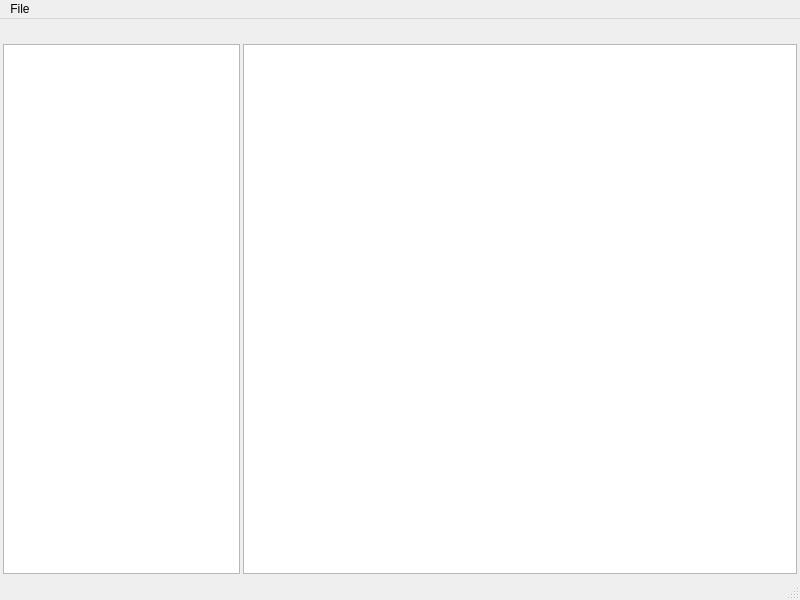
<?xml version="1.0" encoding="UTF-8"?>
<ui version="4.0">
 <class>MainWindow</class>
 <widget class="QMainWindow" name="MainWindow">
  <property name="geometry">
   <rect>
    <x>0</x>
    <y>0</y>
    <width>800</width>
    <height>600</height>
   </rect>
  </property>
  <property name="sizePolicy">
   <sizepolicy hsizetype="Maximum" vsizetype="Maximum">
    <horstretch>0</horstretch>
    <verstretch>0</verstretch>
   </sizepolicy>
  </property>
  <property name="minimumSize">
   <size>
    <width>800</width>
    <height>600</height>
   </size>
  </property>
  <property name="maximumSize">
   <size>
    <width>800</width>
    <height>600</height>
   </size>
  </property>
  <property name="windowTitle">
   <string>MainWindow</string>
  </property>
  <widget class="QWidget" name="centralWidget">
   <property name="sizePolicy">
    <sizepolicy hsizetype="Expanding" vsizetype="Expanding">
     <horstretch>0</horstretch>
     <verstretch>0</verstretch>
    </sizepolicy>
   </property>
   <property name="minimumSize">
    <size>
     <width>800</width>
     <height>558</height>
    </size>
   </property>
   <property name="maximumSize">
    <size>
     <width>16777215</width>
     <height>16777215</height>
    </size>
   </property>
   <widget class="QWidget" name="horizontalWidget" native="true">
    <property name="enabled">
     <bool>true</bool>
    </property>
    <property name="geometry">
     <rect>
      <x>0</x>
      <y>22</y>
      <width>800</width>
      <height>536</height>
     </rect>
    </property>
    <property name="sizePolicy">
     <sizepolicy hsizetype="MinimumExpanding" vsizetype="MinimumExpanding">
      <horstretch>0</horstretch>
      <verstretch>0</verstretch>
     </sizepolicy>
    </property>
    <property name="minimumSize">
     <size>
      <width>800</width>
      <height>536</height>
     </size>
    </property>
    <layout class="QHBoxLayout" name="horizontalLayout_2" stretch="30,70">
     <property name="spacing">
      <number>3</number>
     </property>
     <property name="leftMargin">
      <number>3</number>
     </property>
     <property name="topMargin">
      <number>3</number>
     </property>
     <property name="rightMargin">
      <number>3</number>
     </property>
     <property name="bottomMargin">
      <number>3</number>
     </property>
     <item>
      <widget class="QTreeView" name="treeView"/>
     </item>
     <item>
      <widget class="QTableView" name="tableView"/>
     </item>
    </layout>
   </widget>
   <widget class="QWidget" name="horizontalWidget" native="true">
    <property name="geometry">
     <rect>
      <x>0</x>
      <y>0</y>
      <width>800</width>
      <height>22</height>
     </rect>
    </property>
    <property name="sizePolicy">
     <sizepolicy hsizetype="MinimumExpanding" vsizetype="MinimumExpanding">
      <horstretch>0</horstretch>
      <verstretch>0</verstretch>
     </sizepolicy>
    </property>
    <property name="minimumSize">
     <size>
      <width>800</width>
      <height>22</height>
     </size>
    </property>
    <layout class="QHBoxLayout" name="horizontalLayout"/>
   </widget>
  </widget>
  <widget class="QMenuBar" name="menuBar">
   <property name="geometry">
    <rect>
     <x>0</x>
     <y>0</y>
     <width>800</width>
     <height>20</height>
    </rect>
   </property>
   <property name="sizePolicy">
    <sizepolicy hsizetype="MinimumExpanding" vsizetype="Minimum">
     <horstretch>0</horstretch>
     <verstretch>0</verstretch>
    </sizepolicy>
   </property>
   <widget class="QMenu" name="menuFile">
    <property name="title">
     <string>File</string>
    </property>
    <addaction name="actionopen"/>
    <addaction name="actionsave"/>
   </widget>
   <addaction name="menuFile"/>
  </widget>
  <widget class="QStatusBar" name="statusBar"/>
  <action name="actionopen">
   <property name="text">
    <string>open</string>
   </property>
  </action>
  <action name="actionsave">
   <property name="text">
    <string>save</string>
   </property>
  </action>
 </widget>
 <layoutdefault spacing="6" margin="11"/>
 <resources/>
 <connections/>
</ui>
